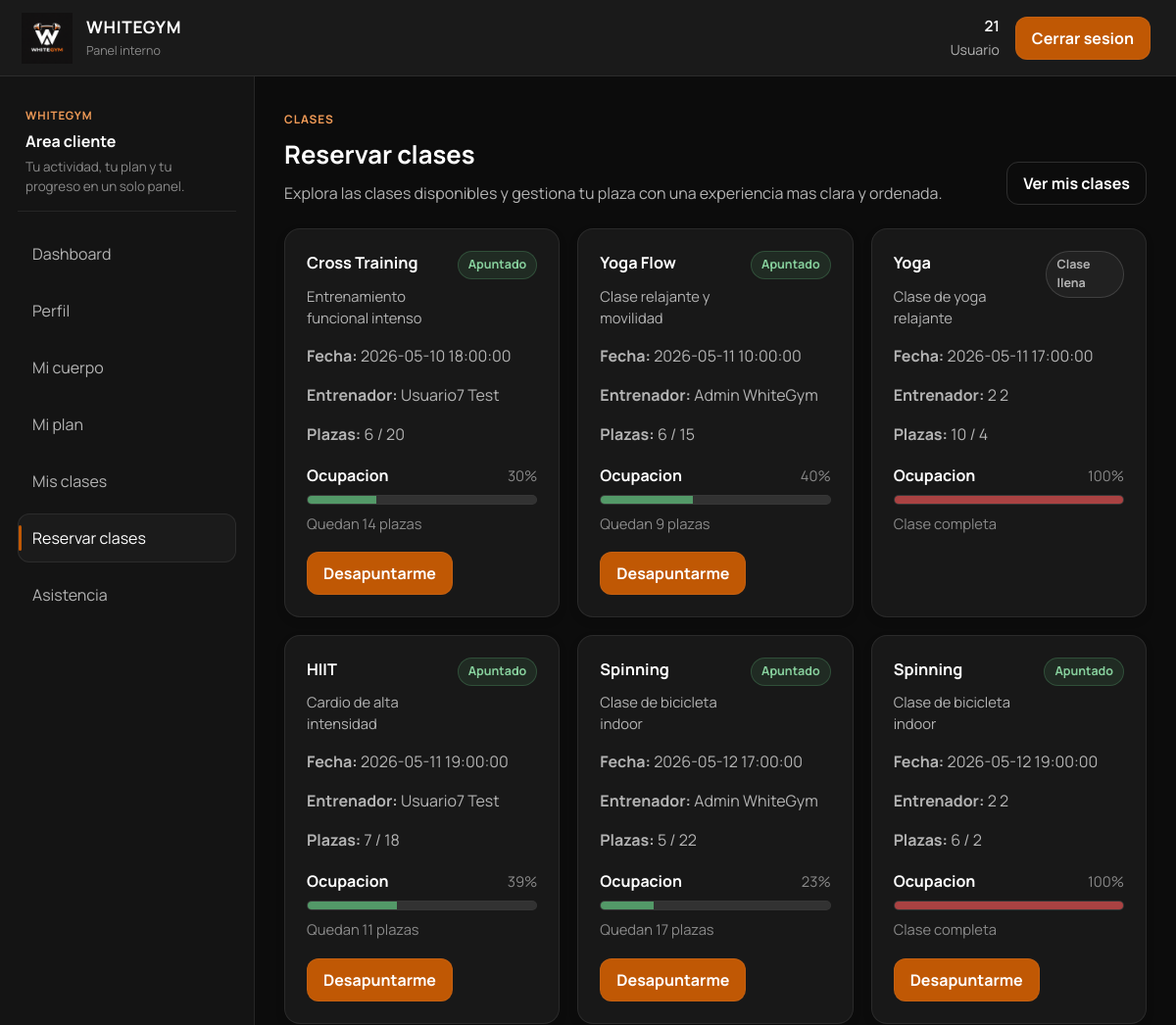
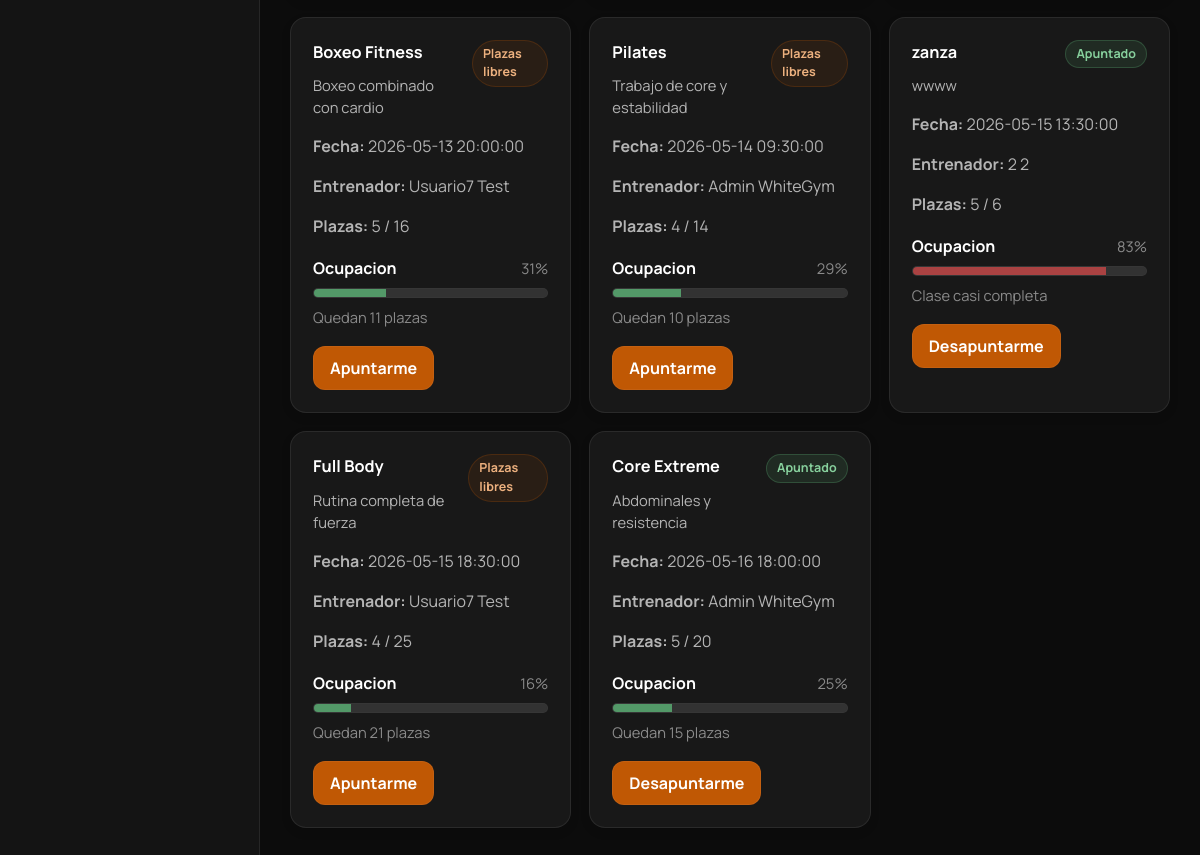
The app's page /clases.php (signed in) with its own data (2 pictures, top to bottom).
### tables this page shows
CREATE TABLE `clases` (
  `id_clase` int(11) NOT NULL,
  `nombre` varchar(100) NOT NULL,
  `descripcion` text DEFAULT NULL,
  `fecha` datetime NOT NULL,
  `capacidad` int(11) NOT NULL,
  `id_entrenador` int(11) DEFAULT NULL
);

### public/clases.php (the view, shortened to what this page needs)
<?php
require_once __DIR__ . "/../config/conexion.php";
$id_usuario = (int) $_SESSION["id_usuario"];
$clases = [];
$error_clases = false;
$sql = "SELECT c.id_clase,
               c.nombre,
               c.descripcion,
               c.fecha,
               c.capacidad,
               CONCAT(COALESCE(e.nombre, ''), ' ', COALESCE(e.apellidos, '')) AS entrenador,
               COUNT(uc.id_usuario_clase) AS plazas_ocupadas,
               MAX(CASE WHEN uc.id_usuario = ? THEN 1 ELSE 0 END) AS usuario_apuntado
        FROM clases c
        LEFT JOIN usuarios e ON c.id_entrenador = e.id_usuario
        LEFT JOIN usuarios_clases uc ON c.id_clase = uc.id_clase
        GROUP BY c.id_clase, c.nombre, c.descripcion, c.fecha, c.capacidad, e.nombre, e.apellidos
        ORDER BY c.fecha ASC";
$stmt = $conexion->prepare($sql);
if ($stmt) {
    $stmt->bind_param("i", $id_usuario);
    $stmt->execute();
    $resultado = $stmt->get_result();
    while ($fila = $resultado->fetch_assoc()) {
        $clases[] = $fila;
    }
} else {
    $error_clases = true;
}
?>
<!DOCTYPE html>
<html lang="es">
<head>
    <link rel="stylesheet" href="assets/css/variables.css">
    <link rel="stylesheet" href="assets/css/dashboard.css">
    <link rel="stylesheet" href="assets/css/components.css">
    <link rel="stylesheet" href="assets/css/cliente.css">
</head>
<body>
<?php include __DIR__ . "/includes/topbar.php"; ?>
<div class="dashboard-layout">
    <?php include __DIR__ . "/includes/sidebar_cliente.php"; ?>
    <main class="dashboard-main">
        <div class="page-shell">
            <div class="page-header">
                <div>
                    <span class="eyebrow">Clases</span>
                    <h2>Reservar clases</h2>
                    <p>Explora las clases disponibles y gestiona tu plaza con una experiencia mas clara y ordenada.</p>
                </div>
                <div class="page-actions">
                    <a href="mis_clases.php" class="btn btn-secondary">Ver mis clases</a>
                </div>
            </div>
            <?php if ($error_clases): ?>
                <p class="notice-error">No se han podido cargar las clases.</p>
            <?php elseif (empty($clases)): ?>
                <div class="empty-state">No hay clases disponibles en este momento.</div>
            <?php else: ?>
                <section class="grid-cards">
                    <?php foreach ($clases as $clase): ?>
                        <?php
                        $capacidad = (int) ($clase["capacidad"] ?? 0);
                        $ocupadas = (int) ($clase["plazas_ocupadas"] ?? 0);
                        $apuntado = ((int) ($clase["usuario_apuntado"] ?? 0)) === 1;
                        $llena = $capacidad > 0 && $ocupadas >= $capacidad;
                        $entrenador = trim((string) ($clase["entrenador"] ?? ""));
                        $ocupacion = $capacidad > 0 ? min(100, (int) round(($ocupadas / $capacidad) * 100)) : 0;
                        $plazas_restantes = max(0, $capacidad - $ocupadas);
                        $estado_ocupacion = "low";
                        if ($ocupacion > 80) {
                            $estado_ocupacion = "high";
                        } elseif ($ocupacion > 50) {
                            $estado_ocupacion = "medium";
                        }
                        if ($plazas_restantes === 0) {
                            $texto_plazas = "Clase completa";
                        } elseif ($plazas_restantes <= 2) {
                            $texto_plazas = "Clase casi completa";
                        } else {
                            $texto_plazas = "Quedan " . $plazas_restantes . " plazas";
                        }
                        ?>
                        <article class="card">
                            <div class="panel-header">
                                <div>
                                    <h3><?php echo htmlspecialchars($clase["nombre"] ?? "Sin nombre"); ?></h3>
                                    <p><?php echo htmlspecialchars($clase["descripcion"] ?? ""); ?></p>
                                </div>
                                <?php if ($apuntado): ?>
                                    <span class="status-pill status-ok">Apuntado</span>
                                <?php elseif ($llena): ?>
                                    <span class="status-pill status-muted">Clase llena</span>
                                <?php else: ?>
                                    <span class="status-pill status-accent">Plazas libres</span>
                                <?php endif; ?>
                            </div>
                            <div class="class-card-meta">
                                <p><strong>Fecha:</strong> <?php echo htmlspecialchars($clase["fecha"] ?? ""); ?></p>
                                <p><strong>Entrenador:</strong> <?php echo htmlspecialchars($entrenador !== "" ? $entrenador : "Sin asignar"); ?></p>
                                <p><strong>Plazas:</strong> <?php echo $ocupadas; ?> / <?php echo $capacidad; ?></p>
                            </div>
                            <div class="class-occupancy">
                                <div class="class-occupancy-head">
                                    <strong>Ocupacion</strong>
                                    <span><?php echo $ocupacion; ?>%</span>
                                </div>
                                <progress class="class-occupancy-bar occupancy-<?php echo $estado_ocupacion; ?>" max="100" value="<?php echo $ocupacion; ?>">
                                </progress>
                                <p class="class-occupancy-copy"><?php echo htmlspecialchars($texto_plazas); ?></p>
                            </div>
                            <?php if ($apuntado): ?>
                                <form action="../app/controllers/gestionar_clase.php" method="POST" class="inline-actions">
                                    <button type="submit" class="btn btn-secondary">Desapuntarme</button>
                                </form>
                            <?php elseif (!$llena): ?>
                                <form action="../app/controllers/gestionar_clase.php" method="POST" class="inline-actions">
                                    <button type="submit" class="btn btn-primary">Apuntarme</button>
                                </form>
                            <?php endif; ?>
                        </article>
                    <?php endforeach; ?>
                </section>
            <?php endif; ?>
        </div>
    </main>
</div>
</body>
</html>

### public/includes/topbar.php
<?php
$nombre_usuario = htmlspecialchars($_SESSION["nombre"] ?? "Usuario");
$rol_usuario = htmlspecialchars($_SESSION["rol"] ?? "");
?>
<header class="topbar">
    <a href="index.php" class="topbar-brand" aria-label="Ir al inicio de WhiteGym">
        <img src="assets/img/logo.png" alt="Logo WhiteGym" class="topbar-logo">
        <span class="topbar-brand-text">
            <span class="topbar-brand-title">WhiteGym</span>
            <span class="topbar-brand-subtitle">Panel interno</span>
        </span>
    </a>
    <div class="topbar-user">
        <span class="topbar-profile">
            <strong><?php echo $nombre_usuario; ?></strong>
            <span><?php echo ucfirst($rol_usuario); ?></span>
        </span>
        <a href="../app/controllers/logout.php" class="btn-logout">Cerrar sesion</a>
    </div>
</header>

### public/includes/sidebar_cliente.php
<?php
$pagina_actual = basename($_SERVER["PHP_SELF"] ?? "");
?>
<aside class="sidebar sidebar-cliente">
    <div class="sidebar-intro">
        <span class="sidebar-kicker">WhiteGym</span>
        <h3 class="sidebar-title">Area cliente</h3>
        <p class="sidebar-copy">Tu actividad, tu plan y tu progreso en un solo panel.</p>
    </div>
    <nav>
        <a href="cliente.php" class="<?php echo $pagina_actual === "cliente.php" ? "active" : ""; ?>">Dashboard</a>
        <a href="perfil.php" class="<?php echo $pagina_actual === "perfil.php" ? "active" : ""; ?>">Perfil</a>
        <a href="mi_cuerpo.php" class="<?php echo $pagina_actual === "mi_cuerpo.php" ? "active" : ""; ?>">Mi cuerpo</a>
        <a href="planes.php" class="<?php echo $pagina_actual === "planes.php" ? "active" : ""; ?>">Mi plan</a>
        <a href="mis_clases.php" class="<?php echo $pagina_actual === "mis_clases.php" ? "active" : ""; ?>">Mis clases</a>
        <a href="clases.php" class="<?php echo $pagina_actual === "clases.php" ? "active" : ""; ?>">Reservar clases</a>
        <a href="asistencia.php" class="<?php echo $pagina_actual === "asistencia.php" ? "active" : ""; ?>">Asistencia</a>
    </nav>
</aside>

### public/assets/css/variables.css (style rules this page uses)
:root { --font-sans: "Manrope", "Segoe UI", Tahoma, Arial, sans-serif; --color-accent: #c05804; --color-accent-hover: #c76719; --color-accent-soft: #f19b57; --color-ok: #56a26d; --color-error: #b45a5a; --bg: #0c0c0c; --sidebar-bg: #141414; --topbar-bg: #1a1a1a; --panel-bg: #181818; --panel-bg-strong: #171717; --panel-head: #202020; --field-bg: #131313; --button-bg: #1f1f1f; --text: #ffffff; --text-muted: #b4b4b4; --text-subtle: #8a8a8a; --line: rgba(255, 255, 255, 0.08); --line-strong: rgba(255, 255, 255, 0.14); --shadow-soft: 0 4px 10px rgba(0, 0, 0, 0.12); --space-xs: 6px; --space-sm: 8px; --space-md: 10px; --space-lg: 12px; --space-xl: 14px; --space-2xl: 18px; --space-3xl: 22px; --space-4xl: 24px; --space-5xl: 30px; --radius-sm: 12px; --radius-md: 16px; --radius-pill: 999px; --sidebar-width: 260px; --topbar-height: 78px; --content-max: 1320px; --transition: 0.16s ease; --z-topbar: 30; --z-modal: 60; }

### public/assets/css/dashboard.css (style rules this page uses)
html { scroll-behavior: smooth; }
body, .dashboard-layout { min-height: 100vh; }
body { background: var(--bg); color: var(--text); font: 400 1rem/1.5 var(--font-sans); }
a, input, select, textarea, button { font: inherit; }
a { color: var(--text); text-decoration: none; transition: color var(--transition), border-color var(--transition), background-color var(--transition), transform var(--transition), box-shadow var(--transition); }
button { cursor: pointer; }
img { display: block; max-width: 100%; }
.topbar, .sidebar { position: fixed; left: 0; background: var(--sidebar-bg); }
.topbar { inset: 0 0 auto; z-index: var(--z-topbar); display: flex; align-items: center; justify-content: space-between; height: var(--topbar-height); padding: 0 26px 0 22px; background: var(--topbar-bg); border-bottom: 1px solid var(--line); }
.topbar-brand { display: inline-flex; align-items: center; gap: 14px; }
.topbar-logo { width: 52px; height: 52px; object-fit: contain; }
.topbar-brand-text { display: grid; gap: 2px; }
.topbar-brand-title { font-size: 1.08rem; font-weight: 700; letter-spacing: 0.04em; text-transform: uppercase; }
.topbar-brand-subtitle { color: var(--text-subtle); font-size: 0.78rem; }
.topbar-user { display: inline-flex; align-items: center; gap: 16px; }
.topbar-profile { display: grid; justify-items: end; gap: 2px; color: var(--text-muted); font-size: 0.88rem; }
.topbar-profile strong { color: var(--text); font-size: 0.95rem; font-weight: 600; }
.sidebar { top: var(--topbar-height); bottom: 0; width: var(--sidebar-width); padding: 26px 18px 24px; border-right: 1px solid var(--line); overflow-y: auto; }
.sidebar-intro { margin-bottom: 18px; padding: 0 8px 14px; border-bottom: 1px solid var(--line); }
.sidebar-kicker { display: inline-block; margin-bottom: 6px; color: var(--color-accent-soft); font-size: 0.72rem; font-weight: 700; letter-spacing: 0.08em; text-transform: uppercase; }
.sidebar-title { margin-bottom: 4px; font-size: 1rem; font-weight: 700; }
.sidebar-copy { color: var(--text-subtle); font-size: 0.84rem; }
.sidebar nav { display: grid; gap: 8px; }
.sidebar a { position: relative; display: flex; align-items: center; justify-content: space-between; gap: 10px; padding: 12px 14px; color: var(--text-muted); border: 1px solid transparent; border-radius: var(--radius-sm); background: transparent; }
.sidebar a::before { content: ""; position: absolute; top: 11px; bottom: 11px; left: 0; width: 3px; border-radius: var(--radius-pill); background: transparent; transition: background-color var(--transition); }
.sidebar a.active { color: var(--text); background: rgba(255, 255, 255, 0.03); border-color: var(--line); }
.sidebar a.active::before { background: var(--color-accent); }
.dashboard-main { min-height: calc(100vh - var(--topbar-height)); margin: var(--topbar-height) 0 0 var(--sidebar-width); padding: var(--space-5xl); }
.page-shell { max-width: var(--content-max); margin: 0 auto; }
.page-header, .panel-header { display: flex; justify-content: space-between; gap: 14px 18px; }
.page-header { align-items: flex-end; margin-bottom: 24px; }
.panel-header { align-items: flex-start; }
.page-header h2 { margin-bottom: 8px; font-size: clamp(1.6rem, 2vw, 2rem); }
.page-header p { max-width: 760px; color: var(--text-muted); }
.grid-cards, .stats-grid { display: grid; grid-template-columns: repeat(auto-fit, minmax(210px, 1fr)); gap: 18px; margin-bottom: 24px; }
.page-actions, .inline-actions, .table-actions, .quick-links { display: flex; flex-wrap: wrap; gap: 10px; }

### records on screen
clases: nombre "Cross Training", descripcion "Entrenamiento funcional intenso", shows "Apuntado", fecha "2026-05-10 18:00:00", entrenador "Usuario7 Test", ocupadas "6", capacidad "20", ocupacion "30", texto_plazas "Quedan 14 plazas"
clases: nombre "Yoga Flow", descripcion "Clase relajante y movilidad", shows "Apuntado", fecha "2026-05-11 10:00:00", entrenador "Admin WhiteGym", ocupadas "6", capacidad "15", ocupacion "40", texto_plazas "Quedan 9 plazas"
clases: nombre "Yoga", descripcion "Clase de yoga relajante", shows "Clase llena", fecha "2026-05-11 17:00:00", entrenador "2 2", ocupadas "10", capacidad "4", ocupacion "100", texto_plazas "Clase completa"
clases: nombre "HIIT", descripcion "Cardio de alta intensidad", shows "Apuntado", fecha "2026-05-11 19:00:00", entrenador "Usuario7 Test", ocupadas "7", capacidad "18", ocupacion "39", texto_plazas "Quedan 11 plazas"
clases: nombre "Spinning", descripcion "Clase de bicicleta indoor", shows "Apuntado", fecha "2026-05-12 17:00:00", entrenador "Admin WhiteGym", ocupadas "5", capacidad "22", ocupacion "23", texto_plazas "Quedan 17 plazas"
clases: nombre "Spinning", descripcion "Clase de bicicleta indoor", shows "Apuntado", fecha "2026-05-12 19:00:00", entrenador "2 2", ocupadas "6", capacidad "2", ocupacion "100", texto_plazas "Clase completa"
clases: nombre "Boxeo Fitness", descripcion "Boxeo combinado con cardio", shows "Plazas libres", fecha "2026-05-13 20:00:00", entrenador "Usuario7 Test", ocupadas "5", capacidad "16", ocupacion "31", texto_plazas "Quedan 11 plazas"
clases: nombre "Pilates", descripcion "Trabajo de core y estabilidad", shows "Plazas libres", fecha "2026-05-14 09:30:00", entrenador "Admin WhiteGym", ocupadas "4", capacidad "14", ocupacion "29", texto_plazas "Quedan 10 plazas"
clases: nombre "zanza", descripcion "wwww", shows "Apuntado", fecha "2026-05-15 13:30:00", entrenador "2 2", ocupadas "5", capacidad "6", ocupacion "83", texto_plazas "Clase casi completa"
clases: nombre "Full Body", descripcion "Rutina completa de fuerza", shows "Plazas libres", fecha "2026-05-15 18:30:00", entrenador "Usuario7 Test", ocupadas "4", capacidad "25", ocupacion "16", texto_plazas "Quedan 21 plazas"
clases: nombre "Core Extreme", descripcion "Abdominales y resistencia", shows "Apuntado", fecha "2026-05-16 18:00:00", entrenador "Admin WhiteGym", ocupadas "5", capacidad "20", ocupacion "25", texto_plazas "Quedan 15 plazas"

### other values on screen
$nombre_usuario "21"
$rol_usuario "Usuario"
